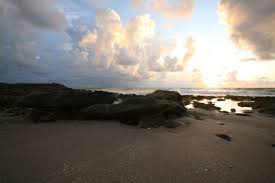
#> input picture Assignment2/a2_20161039/A2_resources/sky.jpeg, 275 x 183 px
$ jupyter execute Q1.ipynb   (older library calls are emulated)
#> lines starting #> are read from the running program, lines starting #| are printed output that depends on the picture
# Q1

[cell 1]
import numpy as np
import matplotlib.pyplot as plt
from skimage import io, color, util
from scipy.ndimage import filters
from skimage.io import imread, imshow
from skimage.util import img_as_ubyte, img_as_float
from skimage.color import rgb2gray

## Part 1

[cell 2]
# Inputting images
sky = imread('./A2_resources/sky.jpeg')
#> sky is the input picture: shape (183, 275, 3); mean R, G, B 124.9, 119.8, 114.1
sky = img_as_ubyte(rgb2gray(sky))
#> sky: shape (183, 275)
sky2 = imread('./A2_resources/sky2.jpg')
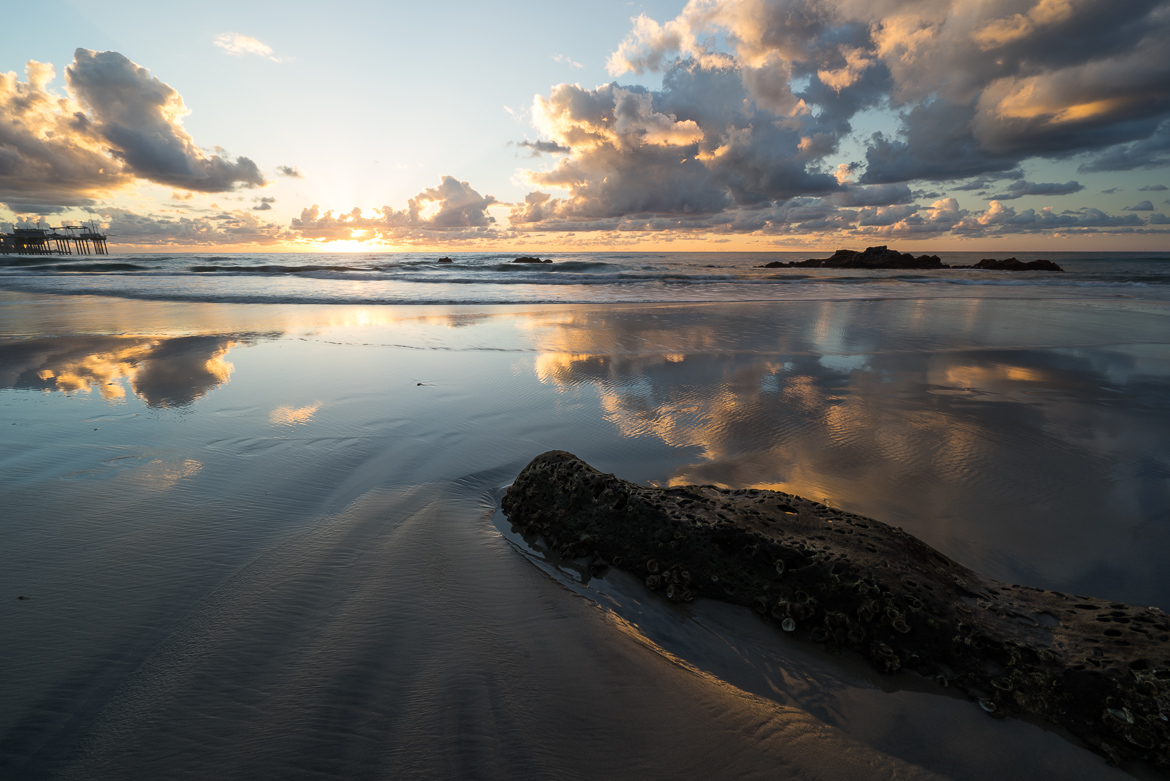
#> input picture Assignment2/a2_20161039/A2_resources/sky2.jpg, 1170 x 781 px
#> sky2 is the input picture: shape (781, 1170, 3); mean R, G, B 102.2, 101.1, 97.8
sky2 = img_as_ubyte(rgb2gray(sky2))
#> sky2: shape (781, 1170)

[cell 3]
# filter A
filterA = 1/16.0 * np.array([[1, 2, 1],
                        [2, 4, 2],
                        [1, 2, 1]])
filterA_mod = 1/9.0 * np.array([[1, 2, 1],
                        [2, 4, 2],
                        [1, 2, 1]])

[cell 4]
# filter B
filterB = 1/256.0 * np.array([[1, 4, 6, 4, 1],
                        [4, 16, 24, 16, 4],
                        [6, 24, 36, 24, 6],
                        [4, 16, 24, 16, 4],
                        [1, 4, 6, 4, 1]])
filterB_mod = 1/150.0 * np.array([[1, 4, 6, 4, 1],
                        [4, 16, 24, 16, 4],
                        [6, 24, 36, 24, 6],
                        [4, 16, 24, 16, 4],
                        [1, 4, 6, 4, 1]])

[cell 5]
# filter C
filterC = 1/8.0 * np.array([[-1, 0, 1],
                        [-2, 0, 2],
                        [-1, 0, 1]])
filterC_mod = 1/15.0 * np.array([[-2, 0, 3],
                    [-2, 0, 3],
                    [-2, 0, 3]])

[cell 6]
def rescale(img):
    rescaled_img = img - img.min()
    rescaled_img *= 255
    rescaled_img *= 1./(img.max() - img.min())
    return rescaled_img.astype('uint8')

[cell 7]
sky_A = filters.convolve(sky.astype(np.float), filterA)
sky_A = np.clip(sky_A, a_min=0, a_max=255).astype(np.uint8)

sky_A_mod = filters.convolve(sky.astype(np.float), filterA_mod)
sky_A_sc = rescale(sky_A_mod)
sky_A_mod = np.clip(sky_A_mod, a_min=0, a_max=255).astype(np.uint8)
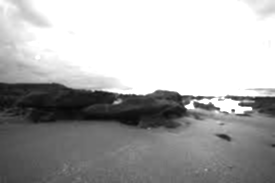
#> sky_A_mod: shape (183, 275); min 8, max 255, mean 170.2

sky_B = filters.convolve(sky.astype(np.float), filterB)
sky_B = np.clip(sky_B, a_min=0, a_max=255).astype(np.uint8)

sky_B_mod = filters.convolve(sky.astype(np.float), filterB_mod)
sky_B_sc = rescale(sky_B_mod)
sky_B_mod = np.clip(sky_B_mod, a_min=0, a_max=255).astype(np.uint8)

sky_C = filters.convolve(sky.astype(np.float), filterC)
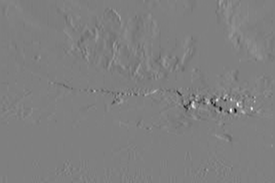
#> sky_C: shape (183, 275) float64; min -102.9, max 102.1, mean -0.2; drawn with min black and max white
sky_C = np.clip(sky_C, a_min=0, a_max=255).astype(np.uint8)
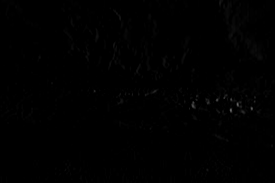
#> sky_C: shape (183, 275); min 0, max 102, mean 0.7

sky_C_mod = filters.convolve(sky.astype(np.float), filterC_mod)
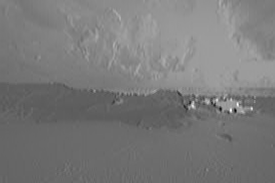
#> sky_C_mod: shape (183, 275) float64; min -72.33, max 129.1, mean 23.9; drawn with min black and max white
sky_C_sc = rescale(sky_C_mod)
#> in rescale (call 3), `rescaled_img = img - img.min()`:
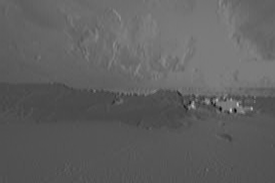
#> rescaled_img: shape (183, 275) float64; min 0, max 201.4, mean 96.2
sky_C_mod = np.clip(sky_C_mod, a_min=0, a_max=255).astype(np.uint8)
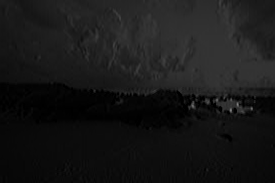
#> sky_C_mod: shape (183, 275); min 0, max 129, mean 23.5

[cell 8]
sky2_A = filters.convolve(sky2.astype(np.float), filterA)
sky2_A = np.clip(sky2_A, a_min=0, a_max=255).astype(np.uint8)

sky2_A_mod = filters.convolve(sky2.astype(np.float), filterA_mod)
sky2_A_sc = rescale(sky2_A_mod)
sky2_A_mod = np.clip(sky2_A_mod, a_min=0, a_max=255).astype(np.uint8)
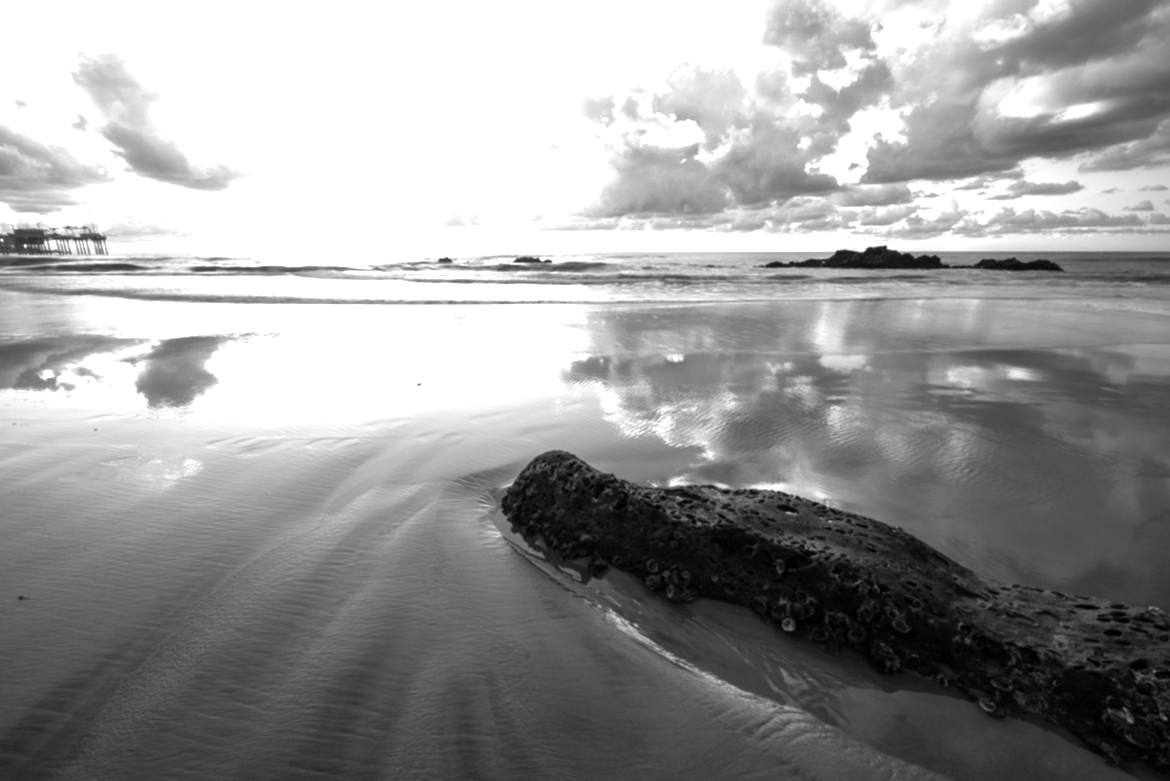
#> sky2_A_mod: shape (781, 1170); min 0, max 255, mean 154.1

sky2_B = filters.convolve(sky2.astype(np.float), filterB)
sky2_B = np.clip(sky2_B, a_min=0, a_max=255).astype(np.uint8)

sky2_B_mod = filters.convolve(sky2.astype(np.float), filterB_mod)
sky2_B_sc = rescale(sky2_B_mod)
sky2_B_mod = np.clip(sky2_B_mod, a_min=0, a_max=255).astype(np.uint8)

sky2_C = filters.convolve(sky2.astype(np.float), filterC)
sky2_C = np.clip(sky2_C, a_min=0, a_max=255).astype(np.uint8)

sky2_C_mod = filters.convolve(sky2.astype(np.float), filterC_mod)
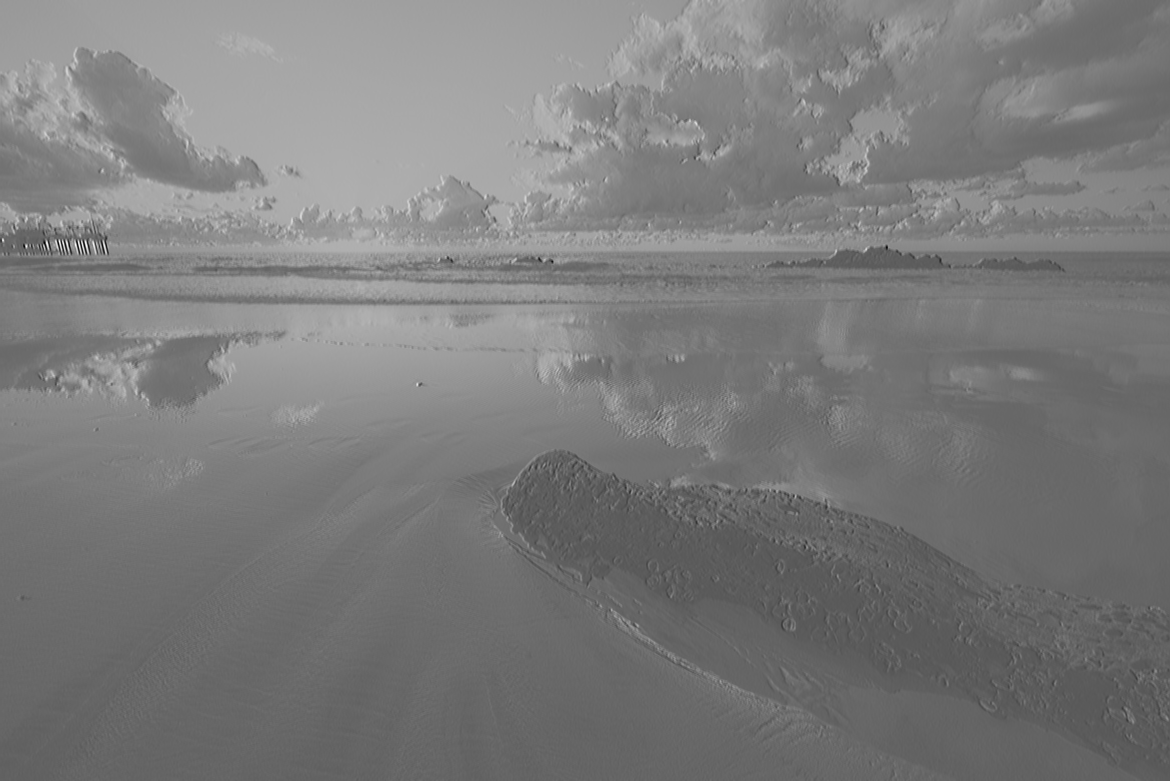
#> sky2_C_mod: shape (781, 1170) float64; min -52.53, max 97.73, mean 20.3; drawn with min black and max white
sky2_C_sc = rescale(sky2_C_mod)
#> in rescale (call 6), `rescaled_img = img - img.min()`:
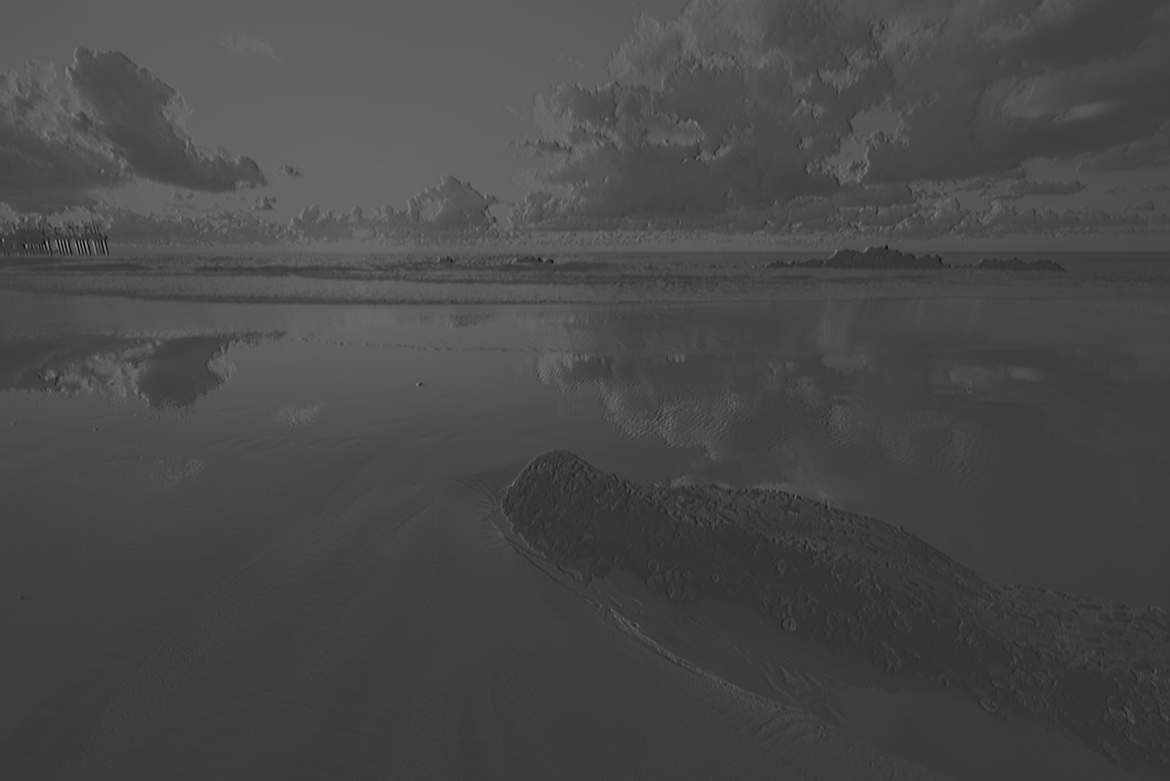
#> rescaled_img: shape (781, 1170) float64; min 0, max 150.3, mean 72.8
sky2_C_mod = np.clip(sky2_C_mod, a_min=0, a_max=255).astype(np.uint8)
